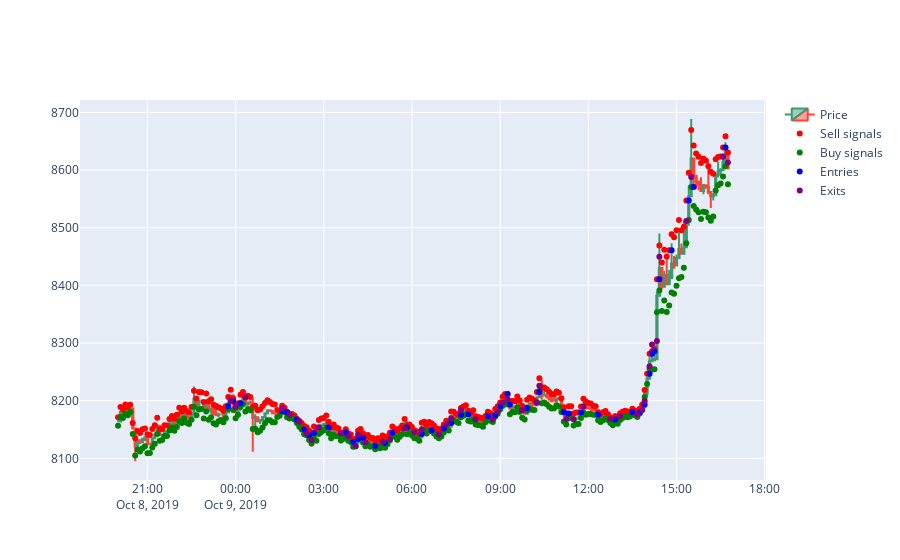

Source (notebook cell):
### Code cell
Candle = go.Candlestick(x=price_history2.index,
                open=price_history2['open'],
                high=price_history2['high'],
                low=price_history2['low'],
                close=price_history2['close'],name="Price")

Trace = go.Scatter(x=price_history2.index,
                   y=price_history2['AR_top'],mode="markers",marker=dict(color="red"),name="Sell signals")
Trace2 = go.Scatter(x=price_history2.index,
                   y=price_history2['AR_bot'],mode="markers",marker=dict(color="green"),name="Buy signals")
Entries = go.Scatter(x=entries.index,
                   y=entries['entryprice'],mode="markers",marker=dict(color="blue"), name="Entries")
Exits = go.Scatter(x=exits.index,
                   y=exits['exitprice'],mode="markers",marker=dict(color="purple"),name="Exits")


fig =go.Figure([Candle,Trace,Trace2,Entries,Exits])

fig.update_layout(xaxis_rangeslider_visible=False)

# Here you can see blue dots that are entries and purple dots that are exits. By visualasing entries and exits we can chack if our function correctly simulated trading
# Entries are one candle in front of signals, because signal is generated looking on previous candles.
